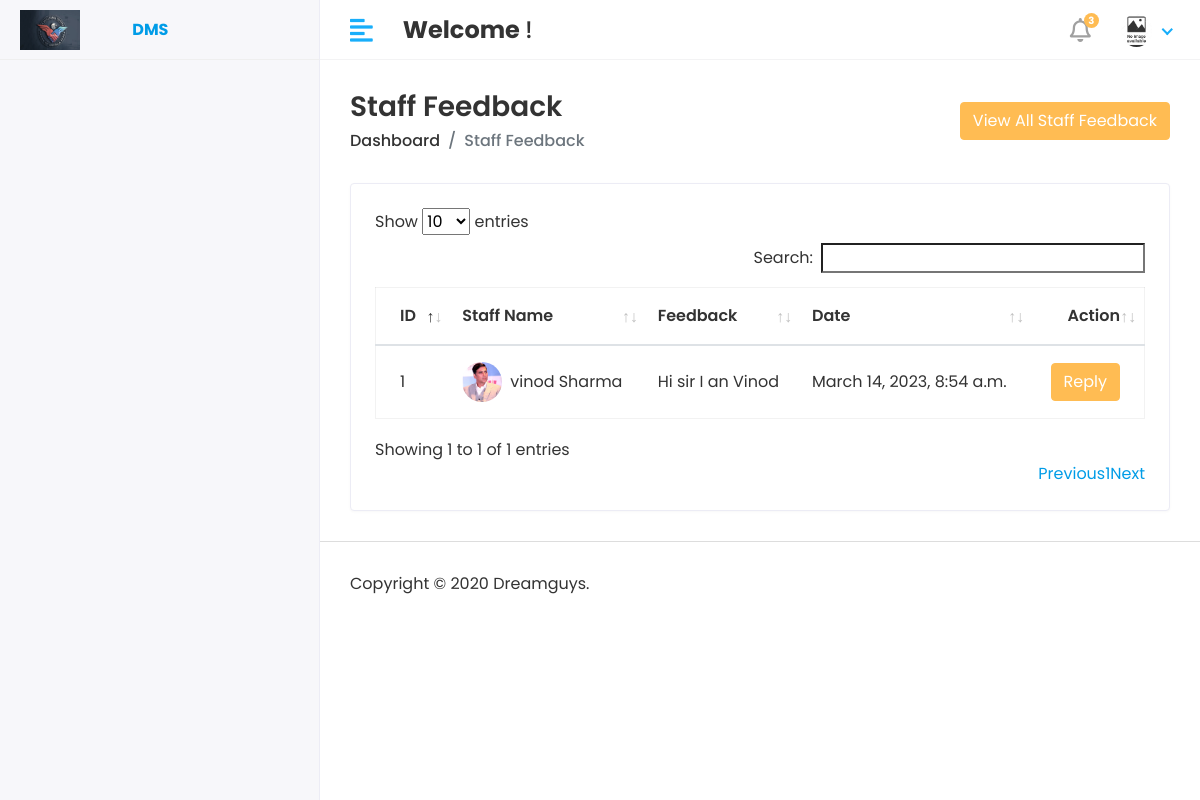
The app's page /Hod/Staff/Feedback with its own data.
### app/models.py (models this page shows, shortened)
class Staff_Feedback(models.Model):
    staff_id  = models.ForeignKey(Staff,on_delete = models.CASCADE)
    feedback = models.TextField()
    feedback_reply = models.TextField(null=True)
    created_at  = models.DateTimeField(auto_now_add=True)
    update_at = models.DateTimeField(auto_now_add=True)

class Staff(models.Model):
    admin = models.OneToOneField(CustomUser,on_delete=models.CASCADE)
    address = models.TextField()
    gender = models.CharField(max_length=100)
    created_at  = models.DateTimeField(auto_now_add=True)
    update_at = models.DateTimeField(auto_now=True)

class CustomUser(AbstractUser):
    USER = (
        (1,'HOD'),
        (2,'STAFF'),
        (3,'STUDENT'),
    )
    user_type = models.CharField(choices=USER,max_length=50,default=1)
    profile_pic  = models.ImageField(upload_to='media/profile_pic')

### app/Hod_Views.py (the view)
# urls.py: path('Hod/Staff/Feedback',Hod_Views.STAFF_FEEDBACK,name='staff_feedback_reply'),
def STAFF_FEEDBACK(request):
    feedback = Staff_Feedback.objects.all()
    context ={
        'feedback':feedback,
    }
    return render(request,'Hod/staff_feedback.html',context)

### templates/Hod/staff_feedback.html (shortened to what this page needs)
{% extends 'base.html' %}
{% block content %}
<div class="content container-fluid">
   <div class="page-header">
      <div class="row align-items-center">
         <div class="col">
            <h3 class="page-title">Staff Feedback</h3>
            <ul class="breadcrumb">
               <li class="breadcrumb-item"><a href="index.html">Dashboard</a></li>
               <li class="breadcrumb-item active">Staff Feedback</li>
            </ul>
         </div>
         <div class="col-auto text-right float-right ml-auto">
            <button type="button" class="btn btn-primary" data-toggle="modal" data-target="#staticBackdrop">
               View All Staff Feedback
             </button>
         </div>
      </div>
   </div>
   <div class="row">
      <div class="col-sm-12">
         <div class="card card-table">
            <div class="card-body">
               <div class="table-responsive">
                  <table class="table table-hover table-center mb-0 datatable" id="table_id">
                     <thead>
                        <tr>
                           <th>ID</th>
                           <th>Staff Name</th>
                           <th>Feedback</th>
                           <th>Date</th>
                           <th class="text-right">Action</th>
                        </tr>
                     </thead>
                     <tbody>
                       {% for i in feedback %}
                        <tr>
                           <td>{{ i.id }}</td>
                           <td>
                              <h2 class="table-avatar">
                                 <a href="#" class="avatar avatar-sm mr-2"><img class="avatar-img rounded-circle" src="{{i.staff_id.admin.profile_pic.url}}" alt=""/></a>
                                 <a href="#">{{ i.staff_id.admin.first_name }} {{ i.staff_id.admin.last_name}}</a>
                              </h2>
                           </td>
                           <td>{{ i.feedback }}</td>
                           <td>{{ i.created_at }}</td>
                           <td class="text-right">
                              <div class="actions">
                                 <button type="button" class="btn btn-primary" data-toggle="modal" data-target="#send_notification-{{forloop.counter}}">
                                     Reply
                                 </button>
                              </div>
                           </td>
                        </tr>
                        {% endfor %}
                     </tbody>
                  </table>
               </div>
            </div>
         </div>
      </div>
   </div>
</div>
{% endblock  %}

### static/assets/css/style.css (style rules this page uses)
html { height: 100%; }
body { background-color: #fff; color: #333; font-family: 'Poppins', sans-serif; font-size: 1rem; height: 100%; line-height: 1.5; overflow-x: hidden; }
h1, h2, h3, h4, h5, h6 { font-family: 'Poppins', sans-serif; margin-top: 0; }
a { color: #009ce7; }
input, button, a { transition: all 0.4s ease; -moz-transition: all 0.4s ease; -o-transition: all 0.4s ease; -ms-transition: all 0.4s ease; -webkit-transition: all 0.4s ease; }
input, input:focus, button, button:focus { outline: none; }
ul, ol { padding: 0px; list-style: none; }
.table { color: #333; max-width: 100%; margin-bottom: 0; width: 100%; }
.table.dataTable { border-collapse: collapse !important; border: 1px solid rgba(0, 0, 0, 0.05); }
table.table td h2 { display: inline-block; font-size: inherit; font-weight: 400; margin: 0; padding: 0; vertical-align: middle; }
table.table td h2.table-avatar { align-items: center; display: inline-flex; font-size: inherit; font-weight: 400; margin: 0; padding: 0; vertical-align: middle; white-space: nowrap; }
table.table td h2 a { color: #333; }
.table thead tr th { font-weight: 600; }
.table tbody tr { border-bottom: 1px solid rgba(0, 0, 0, 0.05); }
.table.table-center td, .table.table-center th { vertical-align: middle; }
.card-table .card-body .table > thead > tr > th { border-top: 0; }
.card-table .card-body .table tr td:first-child, .card-table .card-body .table tr th:first-child { padding-left: 1.5rem; }
.card-table .card-body .table tr td:last-child, .card-table .card-body .table tr th:last-child { padding-right: 1.5rem; }
.card-table .table td, .card-table .table th { border-top: 1px solid #e2e5e8; padding: 1rem 0.75rem; white-space: nowrap; }
.btn-primary { background-color: #FFBC53; border: 1px solid #FFBC53; }
.card { border: 1px solid #ececf5; box-shadow: 0 1px 3px 0 rgba(0, 0, 0, 0.03); margin-bottom: 1.875rem; }
.card-body { padding: 1.5rem; }
.avatar { position: relative; display: inline-block; width: 3rem; height: 3rem }
.avatar > img { width: 100%; height: 100%; -o-object-fit: cover; object-fit: cover; }
.avatar-sm { width: 2.5rem; height: 2.5rem; }
.page-wrapper > .content { padding: 1.875rem 1.875rem 0; }
.page-header { margin-bottom: 1.875rem; }
.page-header .breadcrumb { background-color: transparent; color: #6c757d; font-size: 1rem; font-weight: 500; margin-bottom: 0; padding: 0; }
.page-header .breadcrumb a { color: #333; }
.page-title { font-size: 28px; font-weight: 600; color: #333; margin-bottom: 5px; }

### records on screen
Staff_Feedback: id "1", staff_id.admin.profile_pic (picture), staff_id.admin.first_name "vinod", staff_id.admin.last_name "Sharma", feedback "Hi sir I an Vinod", created_at "March 14, 2023, 8:54 a.m."
